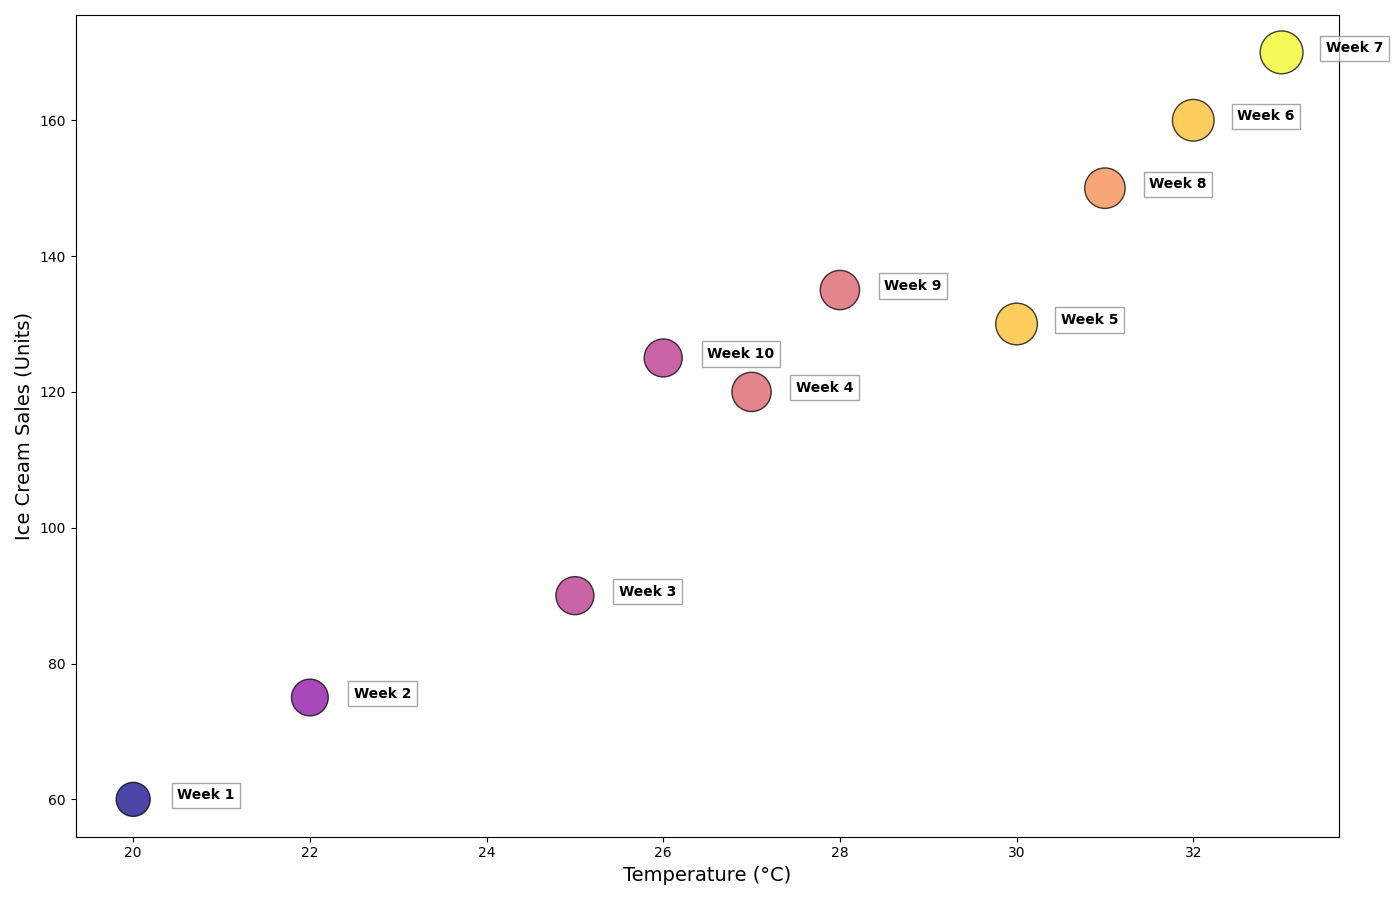

Here is the Python script that generated this plot:
import matplotlib.pyplot as plt
import numpy as np

weeks = np.arange(1, 11)

sales = np.array([60, 75, 90, 120, 130, 160, 170, 150, 135, 125])
temperature = np.array([20, 22, 25, 27, 30, 32, 33, 31, 28, 26])
satisfaction = np.array([6, 7, 7.5, 8, 9, 9, 9.5, 8.5, 8, 7.5])

plt.figure(figsize=(14, 9))

plt.scatter(temperature, sales, s=satisfaction*100, c=satisfaction, cmap='plasma', alpha=0.75, edgecolors='black', linewidth=1)

plt.xlabel("Temperature (°C)", fontsize=14)
plt.ylabel("Ice Cream Sales (Units)", fontsize=14)

for i, week in enumerate(weeks):
    plt.annotate(f"Week {week}", (temperature[i] + 0.5, sales[i]), fontsize=10, fontweight='bold', bbox=dict(facecolor='white', alpha=0.7, edgecolor='gray'))

plt.tight_layout()

plt.show()
